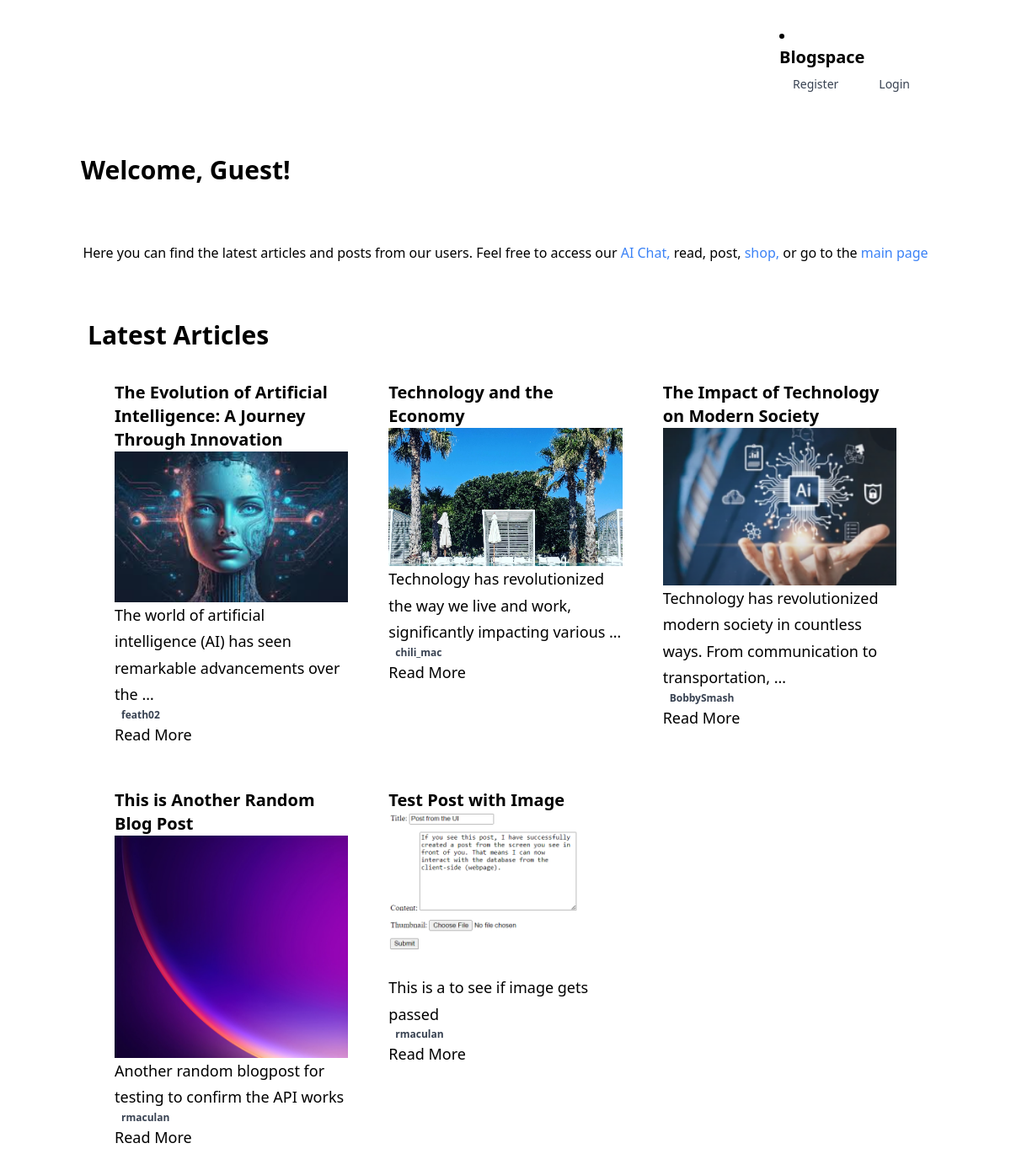
The page /blog/ on the database as committed earlier.
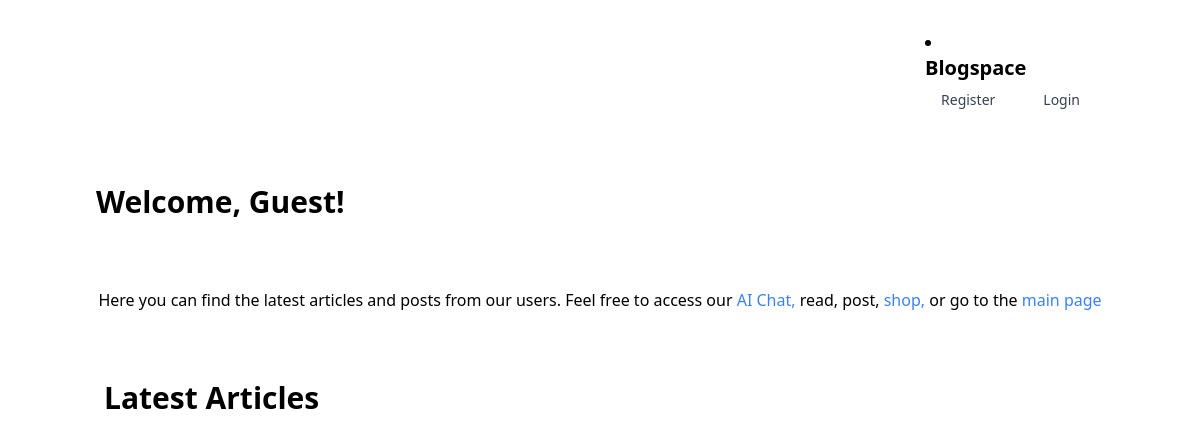
The same page on the database as committed later.
### blog/models.py (models this page shows, shortened)
class Post(models.Model):
    STATUS_CHOICES = (
        ('draft', 'Draft'),
        ('published', 'Published'),
    )
    title = models.CharField(max_length=200)
    subtitle = models.CharField(max_length=200, blank=True)
    slug = models.SlugField(unique=True)
    author = models.ForeignKey(
        settings.AUTH_USER_MODEL,
        on_delete=models.CASCADE
        )  # Changed to use custom user model
    job_title = models.CharField(max_length=200, blank=True)
    thumbnail = models.ImageField(
        upload_to='thumbnails/',
        blank=True,
        null=True
        )  # New field for thumbnail
    video = models.FileField(
        upload_to='videos/',
        blank=True,
        null=True
        )  # New field for video
    content = models.TextField()
    status = models.CharField(
        max_length=10,
        choices=STATUS_CHOICES,
        default='draft'
        )
    publish_date = models.DateTimeField(auto_now_add=True)
    on_delete=models.CASCADE
    likes = models.ManyToManyField(
        settings.AUTH_USER_MODEL,
        through='Like',
        related_name='liked_posts',
        blank=True,
    )
    likes_count = models.IntegerField(default=0)

### blog/views.py (the view)
# urls.py: path('', views.read_blog_posts, name='index'),
def read_blog_posts(request):
    blog_posts = Post.objects.all().order_by('-publish_date')
    username = request.session.get('username', 'Anonymous')  # Default to 'Anonymous' if not found
    print(f"Username from session: {username}")
    return render(
        request,
        'blog/index.html',
        {'posts': blog_posts,
         'username': username
         })

### templates/blog/index.html (shortened to what this page needs)
{% load static %}
<html lang="en">
  <head>
    <link rel="stylesheet" href="https://cdnjs.cloudflare.com/ajax/libs/font-awesome/6.0.0-beta3/css/all.min.css">
    <link href="https://cdn.jsdelivr.net/npm/tailwindcss@2.2.19/dist/tailwind.min.css" rel="stylesheet">
    <script src="https://cdn.tailwindcss.com"></script>
    <link rel="stylesheet" href="https://cdnjs.cloudflare.com/ajax/libs/font-awesome/6.0.0-beta3/css/all.min.css">
    <link href="https://cdn.jsdelivr.net/npm/tailwindcss@2.2.19/dist/tailwind.min.css" rel="stylesheet">
    <link rel="stylesheet" href="{% static 'css/style.css' %}">
  </head>
  <body>
    <div x-data="{ isOpen: false }">
      <nav class="bg-white border-gray-200 px-2 sm:px-4 py-2.5 rounded dark:bg-gray-900">
        <div class="container flex flex-wrap items-center justify-between mx-auto">
          <a href="{% url 'blog:index' %}" class="flex items-center">
            <li>
              <a href="{% url 'blog:index' %}" class="flex items-center self-start">
                <span
                  class="self-center text-xl font-semibold whitespace-nowrap
                    dark:text-white"
                  >
                  Blogspace
                </span>
              </a>
              <div class="hidden md:flex space-x-4">
                {% if user.is_authenticated %}
                <a
                  href="{% url 'blog:my_posts' %}"
                  class="block px-4 py-2 text-sm text-gray-700
                    hover:bg-gray-100 hover:text-gray-900
                    dark:text-gray-200 dark:hover:bg-gray-700
                    dark:hover:text-gray-100"
                  role="menuitem"
                >
                    My Blogs
                </a>
                <a
                  href="{% url 'blog:create_blog_post' %}"
                  class="block px-4 py-2 text-sm text-gray-700
                    hover:bg-gray-100 hover:text-gray-900
                    dark:text-gray-200 dark:hover:bg-gray-700
                    dark:hover:text-gray-100"
                  role="menuitem"
                >
                    Post Blog
                </a>
                <a
                  href="{% url 'blog:profile' %}"
                  class="block px-4 py-2 text-sm text-gray-700
                    hover:bg-gray-100 hover:text-gray-900
                    dark:text-gray-200 dark:hover:bg-gray-700
                    dark:hover:text-gray-100"
                  role="menuitem"
                  >
                    Profile
                </a>
                <a
                  href="{% url 'logout' %}"
                  class="block px-4 py-2 text-sm text-gray-700
                    hover:bg-gray-100 hover:text-gray-900 dark:text-gray-200
                    dark:hover:bg-gray-700 dark:hover:text-gray-100"
                  role="menuitem"
                  >
                    Logout
                </a>
                {% else %}
                <a
                  href="{% url 'blog:register' %}"
                  class="block px-4 py-2 text-sm text-gray-700
                    hover:bg-gray-100 hover:text-gray-900 dark:text-gray-200
                    dark:hover:bg-gray-700 dark:hover:text-gray-100"
                  role="menuitem"
                >
                    Register
                </a>
                <a
                  href="{% url 'login' %}"
                  class="block px-4 py-2 text-sm text-gray-700
                    hover:bg-gray-100 hover:text-gray-900 dark:text-gray-200
                    dark:hover:bg-gray-700 dark:hover:text-gray-100"
                  role="menuitem"
                >
                    Login
                </a>
                {% endif %}
              </div>
            </li>
        </div>
      </nav>
    </div>
      <div class="container mx-auto px-2 py-4">
          <h1 class="text-3xl font-bold mb-4">
            {% if user.is_authenticated %}
            Welcome, {{ user.username }}!
            {% else %}
            Welcome, Guest!
            {% endif %}
          </h1>
      </div>
        <div class="container mx-auto px-2 py-4">
          <p class="text-center">
            Here you can find the latest articles and posts from our users.
            Feel free to access our
            <a
              href="{% url 'chatbot:chatbot' %}"
              class="text-blue-500 hover:underline"
              >
              AI Chat,
            </a>
            read, post,
            <a
              href="{% url 'marketplace:index' %}"
              class="text-blue-500 hover:underline"
              >
              shop,
            </a>
            or go to the
            <a
              href="{% url 'landing' %}"
              class="text-blue-500 hover:underline"
              >
              main page
            </a>
          </p>
        </div>
    <main class="container mx-auto px-4 py-8">
        <h1 class="text-3xl font-bold mb-4">
        Latest Articles
        </h1>
        <div class="container mx-auto px-4">
          <div class="grid grid-cols-1 md:grid-cols-2 lg:grid-cols-3 gap-4">
            {% for post in posts %}
            <div class="col-span-1 md:col-span-1 lg:col-span-1">
              <article class="blog-content prose prose-lg max-w-none p-4">
                <h2 class="text-xl font-bold">
                {{ post.title }}
                </h2>
                {% if post.thumbnail %}
                <img
                  src="{{ post.thumbnail.url }}"
                  alt="{{ post.title }}"
                  width="1000"
                  height="600"
                />
                {% endif %}
                 <p>{{ post.content | truncatewords:12 }}</p>
                <div class="ml-2 text-xs">
                  <span class="block font-semibold text-gray-700">
                    {{ post.author }}
                  </span>
                </div>
                <a
                  href="{% url 'blog:post_detail' post.id %}"
                  class="btn btn-primary mt-4"
                  >
                  Read More
                </a>
              </article>
            </div>
            {% endfor %}
          </div>
      </main>
  </body>
</html>

### static/css/style.css (style rules this page uses)
.container { max-width: 1200px; margin-top: 20px; margin-bottom: 20px; margin-left: auto; margin-right: auto; padding-left: 1rem; padding-right: 1rem; }
.font-bold { font-weight: 700; }
.flex { display: flex; }
.justify-between { justify-content: space-between; }
.items-center { align-items: center; }
.px-4 { padding-left: 1rem; padding-right: 1rem; }
.py-4 { padding-top: 1rem; padding-bottom: 1rem; }
.container { width: 100%; margin-left: auto; margin-right: auto; padding-left: 1rem; padding-right: 1rem; }
.mx-auto { margin-left: auto; margin-right: auto; }
.text-3xl { font-size: 1.875rem; }
.mb-4 { margin-bottom: 1rem; }
.text-xl { font-size: 1.25rem; }
.font-semibold { font-weight: 600; }
.text-gray-700 { color: #4b5563; }

Rows that differ between the two databases and show on the page:
removed Post: title "The Evolution of Artificial Intelligence: A Journey Through Innovation", thumbnail (picture), content "The world of artificial intelligence (AI) has seen remarkable advancements over the …", author "feath02"
removed Post: title "Technology and the Economy", thumbnail (picture), content "Technology has revolutionized the way we live and work, significantly impacting various …", author "chili_mac"
removed Post: title "The Impact of Technology on Modern Society", thumbnail (picture), content "Technology has revolutionized modern society in countless ways. From communication to transportation, …", author "BobbySmash"
removed Post: title "This is Another Random Blog Post", thumbnail (picture), content "Another random blogpost for testing to confirm the API works", author "rmaculan"
removed Post: title "Test Post with Image", thumbnail (picture), content "This is a to see if image gets passed", author "rmaculan"
